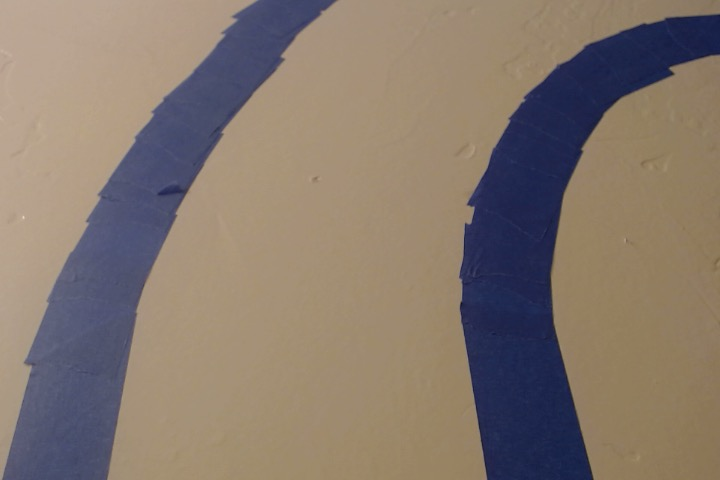
#> input picture lanedetect/testCurveLane2.jpg, 720 x 480 px
$ python -i lanedetector.py   (imports and definitions only)   (older library calls are emulated)
#> lines starting #> are read from the running program, lines starting #| are printed output that depends on the picture; after the words box and inside, x2 and y2 are one past the last pixel; in counts of white or black regions, pixels touching at a corner belong together
import numpy as np
import pandas as pd
import math
import os
import matplotlib.pyplot as plt
import cv2


class LaneDetector():

    def __init__(self):
        self.left_a, self.left_b, self.left_c = [], [], []
        self.right_a, self.right_b, self.right_c = [], [], []

    def filter(self, img, s_thresh=(100, 255), sx_thresh=(15, 255)):
        '''
        An HSV filter that filters out the color blue from the input image and
        returns a black and white image.

        :param img: A source image that will be filtered

        :return np.ndarray: An image containing the filtered color only
        '''
#> called with s_thresh = (100, 255), sx_thresh = (15, 255)

        # [22 lines of commented-out code are left out]
        hsv = cv2.cvtColor(img, cv2.COLOR_RGB2HSV)
#> hsv: shape (480, 720, 3); mean H, S, V 42.3, 83.1, 143.7

        # define range of blue color in HSV
        # lower_blue = np.array([100, 0, 0])
        # upper_blue = np.array([130, 255, 255])

        # define range of white color in HSV
        # lower_white = np.array([0,0,0])
        # upper_white = np.array([0,0,255])

        # define range of gray color in HSV
        lower_gray = np.array([0,0,40])
        upper_gray = np.array([360,20,180])

        # Threshold the HSV image to get only blue colors
        mask = cv2.inRange(hsv, lower_gray, upper_gray)
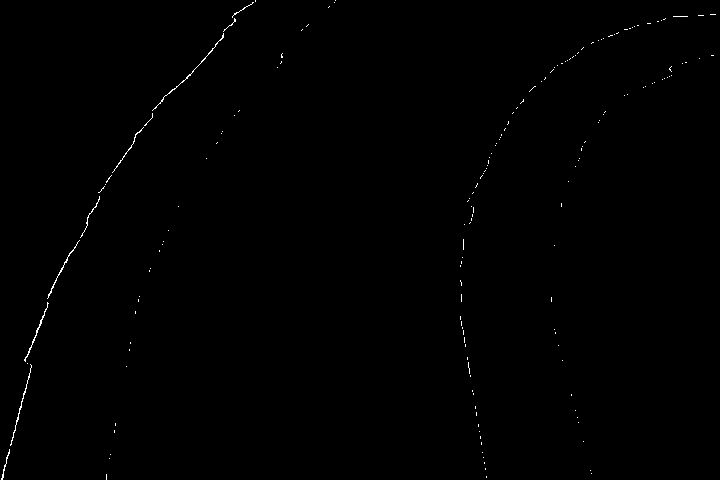
#> mask: shape (480, 720); 0.3% white in thin lines or dots

        # Bitwise-AND mask and original image
        res = cv2.bitwise_and(img, img, mask=mask)
        _, res = cv2.threshold(res, 0, 255, cv2.THRESH_BINARY)
#> res: shape (480, 720, 3); 0.3% white in thin lines or dots
        return res[:, :, 0]

    # [214 lines left out: functions perspective_warp, inv_perspective_warp, get_hist, sliding_window, get_curve, draw_lanes and 1 more, not called in this run]

        # return 'Vehicle offset: {:.4f} cm\n'.format(curverad[2]) + 'Theta: {:.4f} degrees\n'.format(90-math.degrees(theta)) + '----\n'

>>> import cv2
>>> picture = cv2.cvtColor(cv2.imread('testCurveLane2.jpg'), cv2.COLOR_BGR2RGB)
>>> result = LaneDetector().filter(picture)

$ run again, on lanedetect/darkerblue.jpg
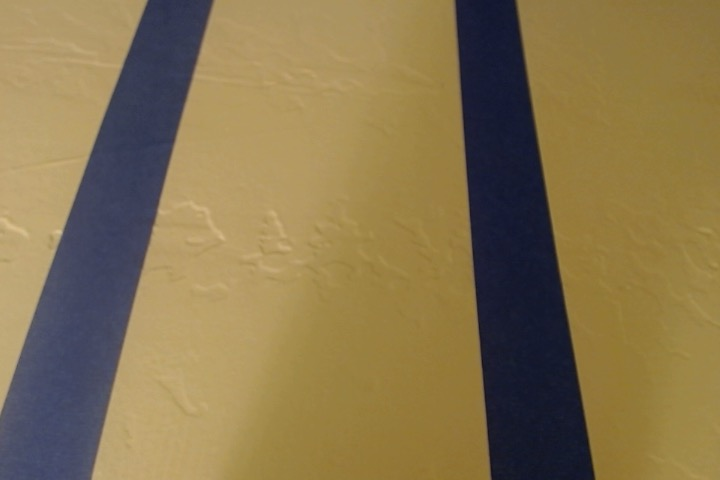
#> input picture lanedetect/darkerblue.jpg, 720 x 480 px
#> hsv: shape (480, 720, 3); mean H, S, V 42.8, 123.1, 141.6
#> in filter, `mask = cv2.inRange(hsv, lower_gray, upper_gray)`:
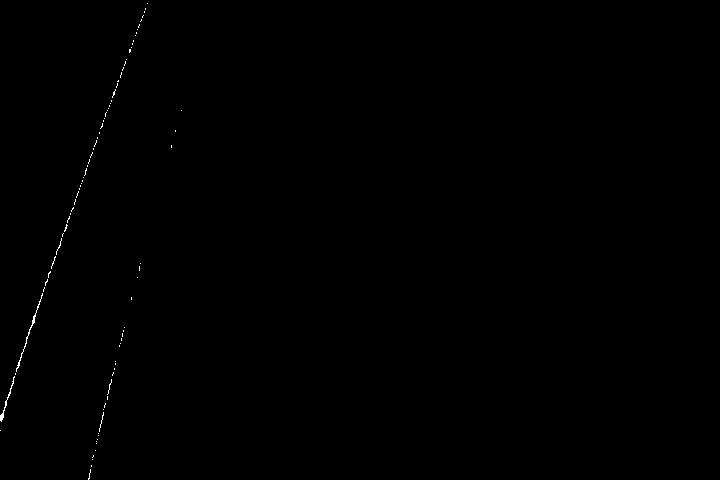
#> mask: shape (480, 720); 0.16% white in thin lines or dots, all inside (x1, y1, x2, y2) = (0, 3, 182, 480)

$ run again, on lanedetect/testStraightLane.jpg
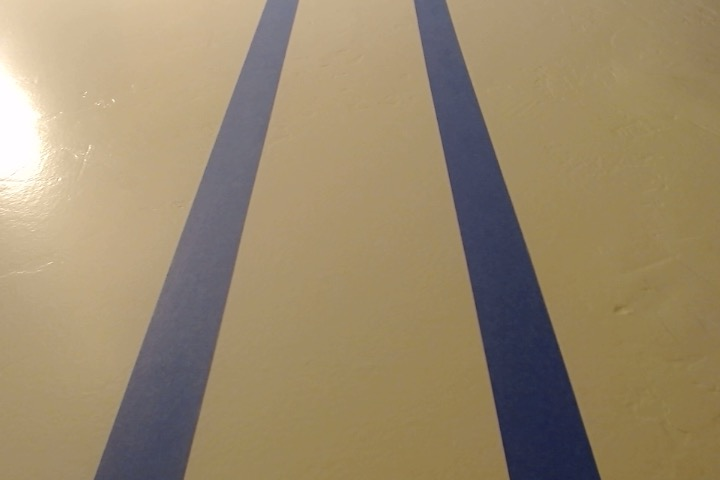
#> input picture lanedetect/testStraightLane.jpg, 720 x 480 px
#> hsv: shape (480, 720, 3); mean H, S, V 37.1, 86.2, 157.2
#> in filter, `mask = cv2.inRange(hsv, lower_gray, upper_gray)`:
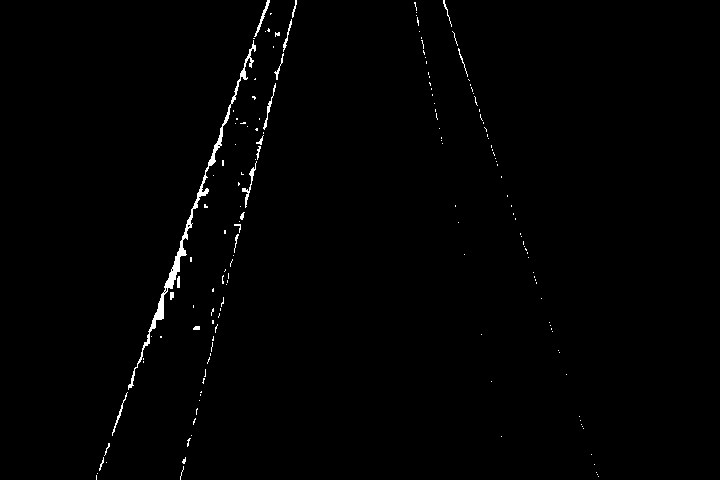
#> mask: shape (480, 720); 0.84% white; 164 white regions (144 under 20 px), largest, box (x1, y1, x2, y2) and area: (128, 40, 256, 390) 1425, (242, 161, 257, 208) 125, (254, 0, 270, 37) 104
